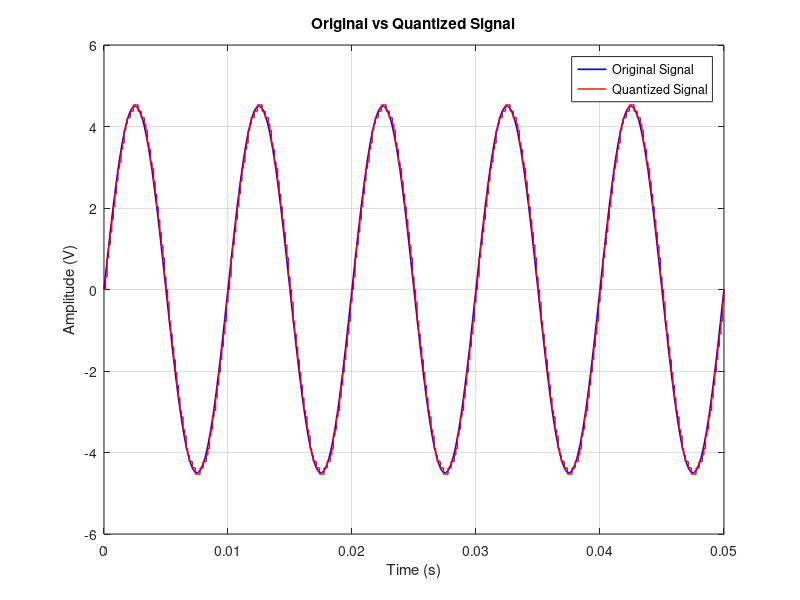
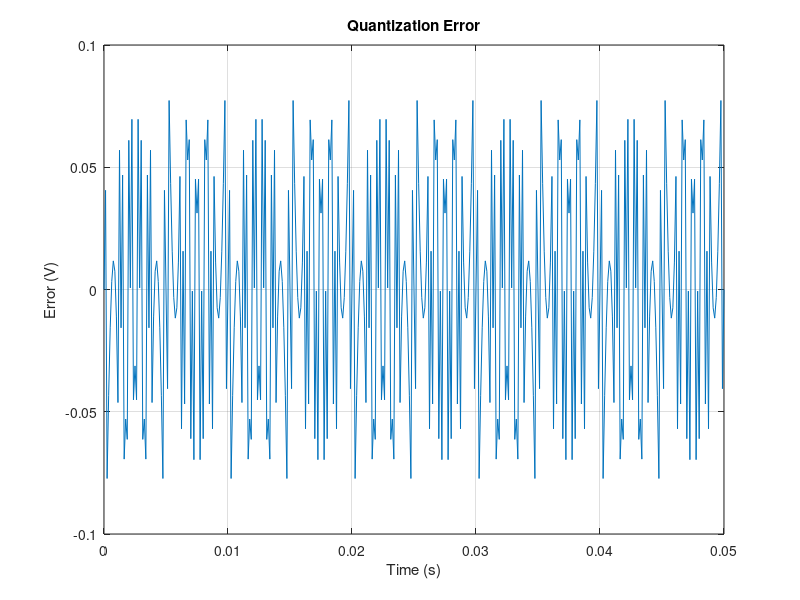

Recreate these plots in MATLAB, in order.
%% PROBLEM 2.31
% Quantization of 100 Hz sinusoidal signal using 6-bit bipolar quantizer
% Sampling rate = 8000 Hz
% Range = -5 V to 5 V

clear; clc; close all;

%% 1. Parameter Sampling
fs = 8000;              % Sampling frequency (Hz)
Ts = 1/fs;              % Sampling period
t = 0:Ts:0.05;          % Time vector (50 ms duration)

%% 2. Generate Original Signal
A = 4.5;                % Amplitude
f0 = 100;               % Signal frequency (Hz)
x = A * sin(2*pi*f0*t); % Original signal

%% 3. Quantizer Parameters
m = 6;                  % Number of bits
L = 2^m;                % Number of quantization levels
xmin = -5;              % Minimum input voltage
xmax = 5;               % Maximum input voltage
Delta = (xmax - xmin)/L; % Quantization step size

%% 4. Quantization Process
% Convert signal to level index
index = round((x - xmin)/Delta);

% Saturation (prevent overflow)
index(index < 0) = 0;
index(index > L-1) = L-1;

% Convert back to quantized voltage
xq = xmin + index * Delta;

%% 5. Quantization Error
e = x - xq;

%% 6. Compute SNR
SNR = 10*log10(sum(x.^2) / sum(e.^2));

%% 7. Display Results
fprintf('Quantization Step (Delta) = %.6f V\n', Delta);
fprintf('Measured SNR = %.2f dB\n', SNR);

% Theoretical SNR
SNR_theory = 6.02*m + 1.76;
fprintf('Theoretical SNR ≈ %.2f dB\n', SNR_theory);

%% 8. Plot Results
figure;
plot(t, x, 'b', 'LineWidth', 1.2);
hold on;
stairs(t, xq, 'r', 'LineWidth', 1);
xlabel('Time (s)');
ylabel('Amplitude (V)');
title('Original vs Quantized Signal');
legend('Original Signal','Quantized Signal');
grid on;

figure;
plot(t, e);
xlabel('Time (s)');
ylabel('Error (V)');
title('Quantization Error');
grid on;
